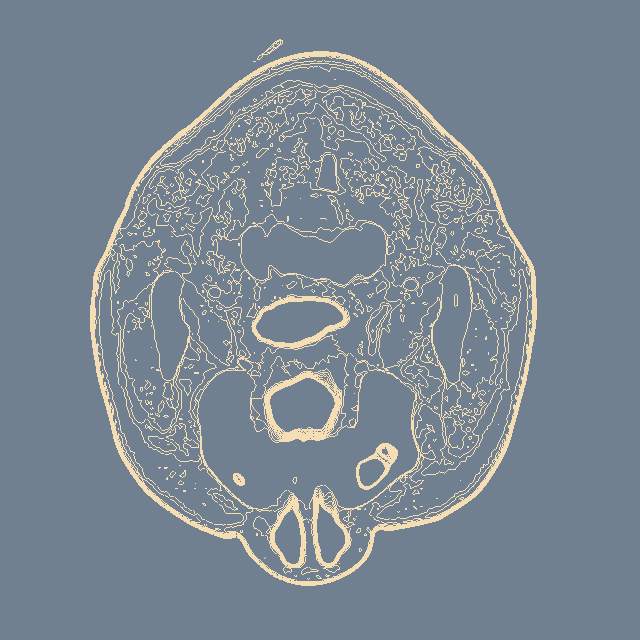

Recreate this plot in Python.
#!/usr/bin/env python

# Generate contour lines on a CT head slice using vtkContourFilter.

import os
from pathlib import Path

# Factory overrides: importing these modules registers the OpenGL rendering
# and interaction style implementations for vtkRenderingCore factory classes.
import vtkmodules.vtkInteractionStyle  # noqa: F401
import vtkmodules.vtkRenderingOpenGL2  # noqa: F401

# VTK pipeline classes used in this example
from vtkmodules.vtkFiltersCore import vtkContourFilter
from vtkmodules.vtkFiltersModeling import vtkOutlineFilter
from vtkmodules.vtkIOImage import vtkMetaImageReader
from vtkmodules.vtkImagingCore import vtkExtractVOI
from vtkmodules.vtkRenderingCore import (
    vtkActor,
    vtkPolyDataMapper,
    vtkRenderWindow,
    vtkRenderWindowInteractor,
    vtkRenderer,
)

# Colors (normalized RGB)
wheat = (0.961, 0.871, 0.702)
slate_gray = (0.439, 0.502, 0.565)

# Data file
data_dir = Path(os.environ.get("VPE_DATA_DIR", Path(__file__).parent))
file_name = str(data_dir / "FullHead.mhd")

# Reader: load the CT head volume
reader = vtkMetaImageReader()
reader.SetFileName(file_name)
reader.Update()

# Filter: extract a single axial slice
extract_voi = vtkExtractVOI()
extract_voi.SetInputConnection(reader.GetOutputPort())
extract_voi.SetVOI(0, 255, 0, 255, 45, 45)

# Filter: generate contour lines on the slice
iso = vtkContourFilter()
iso.SetInputConnection(extract_voi.GetOutputPort())
iso.GenerateValues(12, 500, 1150)

# Mapper: map contour lines to graphics primitives
iso_mapper = vtkPolyDataMapper()
iso_mapper.SetInputConnection(iso.GetOutputPort())
iso_mapper.ScalarVisibilityOff()

# Actor: display the contour lines
iso_actor = vtkActor()
iso_actor.SetMapper(iso_mapper)
iso_actor.GetProperty().SetColor(wheat)

# Filter: bounding outline of the slice
outline = vtkOutlineFilter()
outline.SetInputConnection(extract_voi.GetOutputPort())

# Mapper: map outline to graphics primitives
outline_mapper = vtkPolyDataMapper()
outline_mapper.SetInputConnection(outline.GetOutputPort())

# Actor: display the outline
outline_actor = vtkActor()
outline_actor.SetMapper(outline_mapper)

# Renderer: assemble the scene and configure the camera
renderer = vtkRenderer()
renderer.AddActor(outline_actor)
renderer.AddActor(iso_actor)
renderer.SetBackground(slate_gray)

# Window: display the rendered scene
render_window = vtkRenderWindow()
render_window.AddRenderer(renderer)
render_window.SetWindowName("head slice")
render_window.SetMultiSamples(0)
render_window.SetSize(640, 640)

# Scene: configure the camera
renderer.ResetCamera()
renderer.GetActiveCamera().Dolly(1.5)
renderer.ResetCameraClippingRange()

# Interactor: handle mouse and keyboard events
render_window_interactor = vtkRenderWindowInteractor()
render_window_interactor.SetRenderWindow(render_window)

# Launch the interactive visualization
render_window_interactor.Initialize()
render_window_interactor.Start()
